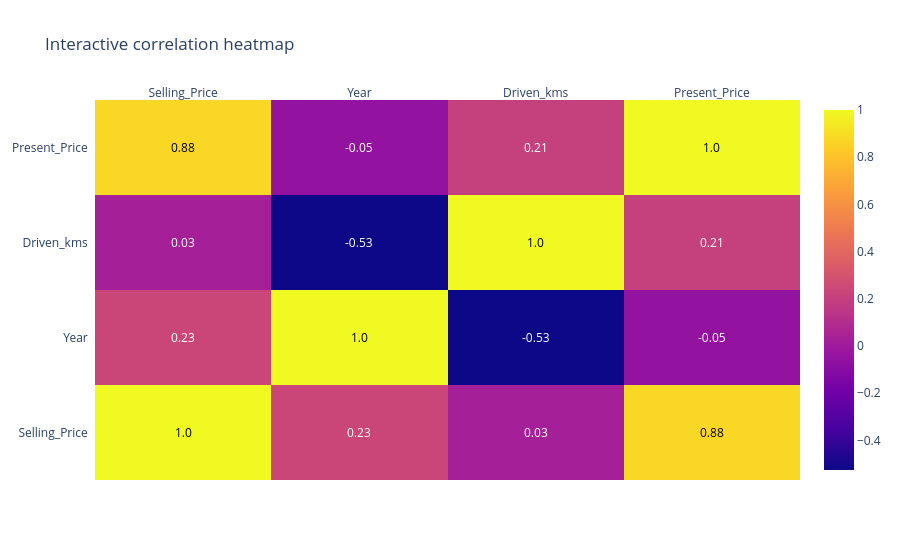

The code cell stored with this chart in its notebook:
### Code cell
# Интерактивный график корреляций
corrs = df[["Selling_Price", "Year", "Driven_kms", "Present_Price"]].corr()
figure = ff.create_annotated_heatmap(
    z=corrs.values,
    x=list(corrs.columns),
    y=list(corrs.index),
    annotation_text=corrs.round(2).values,
    showscale=True,
)
figure.update_layout(title="Interactive correlation heatmap")
figure.write_html(EDA_DIR / "graph6_corr_interactive.html")
# PNG через matplotlib как статичная копия для репозитория
plt.figure(figsize=(6, 5))
sns.heatmap(corrs, annot=True, fmt=".2f", cmap="coolwarm")
plt.title("Correlation heatmap")
plt.tight_layout()
plt.savefig(EDA_DIR / "graph6_corr.png", dpi=120)
plt.show()
figure.show()
print("Вывод: сильнейшая корреляция у Present_Price с Selling_Price; Driven_kms связан слабо отрицательно.")

### Figure 1 — Plotly figure (JSON) as saved in the notebook; plotly's stock layout.template omitted (floating-point values rounded to 4 significant figures)
{"data": [{"colorscale": [[0, "#0d0887"], [0.1111, "#46039f"], [0.2222, "#7201a8"], [0.3333, "#9c179e"], [0.4444, "#bd3786"], [0.5556, "#d8576b"], [0.6667, "#ed7953"], [0.7778, "#fb9f3a"], [0.8889, "#fdca26"], [1, "#f0f921"]], "reversescale": false, "showscale": true, "type": "heatmap", "x": ["Selling_Price", "Year", "Driven_kms", "Present_Price"], "y": ["Selling_Price", "Year", "Driven_kms", "Present_Price"], "z": [[1, 0.2344, 0.02857, 0.8764], [0.2344, 1, -0.5257, -0.05356], [0.02857, -0.5257, 1, 0.2053], [0.8764, -0.05356, 0.2053, 1]]}], "layout": {"annotations": [{"font": {"color": "#000000"}, "showarrow": false, "text": "1.0", "x": "Selling_Price", "xref": "x", "y": "Selling_Price", "yref": "y"}, {"font": {"color": "#FFFFFF"}, "showarrow": false, "text": "0.23", "x": "Year", "xref": "x", "y": "Selling_Price", "yref": "y"}, {"font": {"color": "#FFFFFF"}, "showarrow": false, "text": "0.03", "x": "Driven_kms", "xref": "x", "y": "Selling_Price", "yref": "y"}, {"font": {"color": "#000000"}, "showarrow": false, "text": "0.88", "x": "Present_Price", "xref": "x", "y": "Selling_Price", "yref": "y"}, {"font": {"color": "#FFFFFF"}, "showarrow": false, "text": "0.23", "x": "Selling_Price", "xref": "x", "y": "Year", "yref": "y"}, {"font": {"color": "#000000"}, "showarrow": false, "text": "1.0", "x": "Year", "xref": "x", "y": "Year", "yref": "y"}, {"font": {"color": "#FFFFFF"}, "showarrow": false, "text": "-0.53", "x": "Driven_kms", "xref": "x", "y": "Year", "yref": "y"}, {"font": {"color": "#FFFFFF"}, "showarrow": false, "text": "-0.05", "x": "Present_Price", "xref": "x", "y": "Year", "yref": "y"}, {"font": {"color": "#FFFFFF"}, "showarrow": false, "text": "0.03", "x": "Selling_Price", "xref": "x", "y": "Driven_kms", "yref": "y"}, {"font": {"color": "#FFFFFF"}, "showarrow": false, "text": "-0.53", "x": "Year", "xref": "x", "y": "Driven_kms", "yref": "y"}, {"font": {"color": "#000000"}, "showarrow": false, "text": "1.0", "x": "Driven_kms", "xref": "x", "y": "Driven_kms", "yref": "y"}, {"font": {"color": "#FFFFFF"}, "showarrow": false, "text": "0.21", "x": "Present_Price", "xref": "x", "y": "Driven_kms", "yref": "y"}, {"font": {"color": "#000000"}, "showarrow": false, "text": "0.88", "x": "Selling_Price", "xref": "x", "y": "Present_Price", "yref": "y"}, {"font": {"color": "#FFFFFF"}, "showarrow": false, "text": "-0.05", "x": "Year", "xref": "x", "y": "Present_Price", "yref": "y"}, {"font": {"color": "#FFFFFF"}, "showarrow": false, "text": "0.21", "x": "Driven_kms", "xref": "x", "y": "Present_Price", "yref": "y"}, {"font": {"color": "#000000"}, "showarrow": false, "text": "1.0", "x": "Present_Price", "xref": "x", "y": "Present_Price", "yref": "y"}], "title": {"text": "Interactive correlation heatmap"}, "xaxis": {"dtick": 1, "gridcolor": "rgb(0, 0, 0)", "side": "top", "ticks": ""}, "yaxis": {"dtick": 1, "ticks": "", "ticksuffix": "  "}}}
